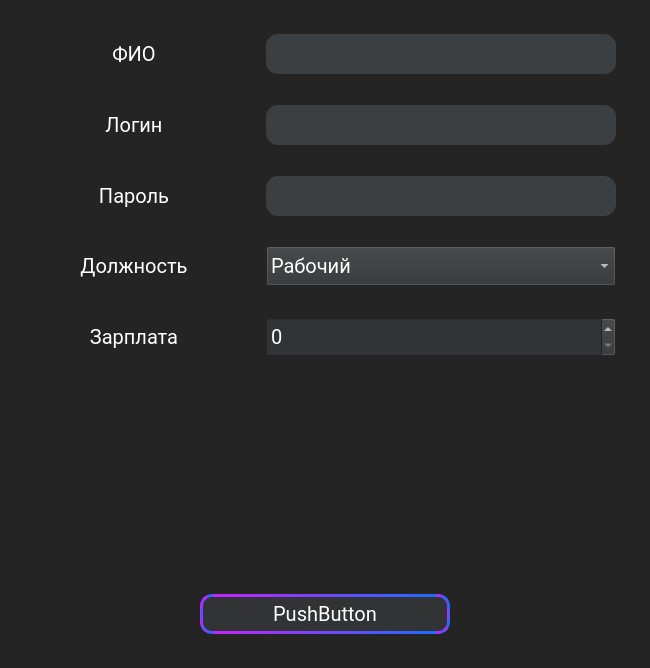
<?xml version="1.0" encoding="UTF-8"?>
<ui version="4.0">
 <class>lbl_startDate</class>
 <widget class="QMainWindow" name="lbl_startDate">
  <property name="geometry">
   <rect>
    <x>0</x>
    <y>0</y>
    <width>650</width>
    <height>668</height>
   </rect>
  </property>
  <property name="windowTitle">
   <string>MainWindow</string>
  </property>
  <widget class="QWidget" name="centralwidget">
   <property name="styleSheet">
    <string notr="true">QWidget{
	background-color: #242424;
	font-family: Roboto;
	color: white;
	font-size: 20px;
	font-weight: 100px;
}
</string>
   </property>
   <layout class="QVBoxLayout" name="verticalLayout">
    <item>
     <spacer name="verticalSpacer_2">
      <property name="orientation">
       <enum>Qt::Vertical</enum>
      </property>
      <property name="sizeHint" stdset="0">
       <size>
        <width>20</width>
        <height>40</height>
       </size>
      </property>
     </spacer>
    </item>
    <item>
     <layout class="QHBoxLayout" name="horizontalLayout">
      <item>
       <spacer name="horizontalSpacer">
        <property name="orientation">
         <enum>Qt::Horizontal</enum>
        </property>
        <property name="sizeHint" stdset="0">
         <size>
          <width>40</width>
          <height>20</height>
         </size>
        </property>
       </spacer>
      </item>
      <item>
       <widget class="QLabel" name="lbl_FullName">
        <property name="minimumSize">
         <size>
          <width>200</width>
          <height>35</height>
         </size>
        </property>
        <property name="text">
         <string>ФИО</string>
        </property>
        <property name="alignment">
         <set>Qt::AlignCenter</set>
        </property>
       </widget>
      </item>
      <item>
       <spacer name="horizontalSpacer_2">
        <property name="orientation">
         <enum>Qt::Horizontal</enum>
        </property>
        <property name="sizeHint" stdset="0">
         <size>
          <width>40</width>
          <height>20</height>
         </size>
        </property>
       </spacer>
      </item>
      <item>
       <widget class="QLineEdit" name="Full_name_edit">
        <property name="minimumSize">
         <size>
          <width>350</width>
          <height>40</height>
         </size>
        </property>
        <property name="styleSheet">
         <string notr="true">QLineEdit{
	background-color: #3C3F41;
	border-radius: 12%;
	color: white;
	font-size: 20px;
}</string>
        </property>
       </widget>
      </item>
      <item>
       <spacer name="horizontalSpacer_3">
        <property name="orientation">
         <enum>Qt::Horizontal</enum>
        </property>
        <property name="sizeHint" stdset="0">
         <size>
          <width>40</width>
          <height>20</height>
         </size>
        </property>
       </spacer>
      </item>
     </layout>
    </item>
    <item>
     <spacer name="verticalSpacer">
      <property name="orientation">
       <enum>Qt::Vertical</enum>
      </property>
      <property name="sizeHint" stdset="0">
       <size>
        <width>20</width>
        <height>40</height>
       </size>
      </property>
     </spacer>
    </item>
    <item>
     <layout class="QHBoxLayout" name="horizontalLayout_2">
      <item>
       <spacer name="horizontalSpacer_4">
        <property name="orientation">
         <enum>Qt::Horizontal</enum>
        </property>
        <property name="sizeHint" stdset="0">
         <size>
          <width>40</width>
          <height>20</height>
         </size>
        </property>
       </spacer>
      </item>
      <item>
       <widget class="QLabel" name="lbl_Login">
        <property name="minimumSize">
         <size>
          <width>200</width>
          <height>35</height>
         </size>
        </property>
        <property name="text">
         <string>Логин</string>
        </property>
        <property name="alignment">
         <set>Qt::AlignCenter</set>
        </property>
       </widget>
      </item>
      <item>
       <spacer name="horizontalSpacer_5">
        <property name="orientation">
         <enum>Qt::Horizontal</enum>
        </property>
        <property name="sizeHint" stdset="0">
         <size>
          <width>40</width>
          <height>20</height>
         </size>
        </property>
       </spacer>
      </item>
      <item>
       <widget class="QLineEdit" name="Login_edit">
        <property name="minimumSize">
         <size>
          <width>350</width>
          <height>40</height>
         </size>
        </property>
        <property name="styleSheet">
         <string notr="true">QLineEdit{
	background-color: #3C3F41;
	border-radius: 12%;
	color: white;
	font-size: 20px;
}</string>
        </property>
       </widget>
      </item>
      <item>
       <spacer name="horizontalSpacer_6">
        <property name="orientation">
         <enum>Qt::Horizontal</enum>
        </property>
        <property name="sizeHint" stdset="0">
         <size>
          <width>40</width>
          <height>20</height>
         </size>
        </property>
       </spacer>
      </item>
     </layout>
    </item>
    <item>
     <spacer name="verticalSpacer_3">
      <property name="orientation">
       <enum>Qt::Vertical</enum>
      </property>
      <property name="sizeHint" stdset="0">
       <size>
        <width>20</width>
        <height>40</height>
       </size>
      </property>
     </spacer>
    </item>
    <item>
     <layout class="QHBoxLayout" name="horizontalLayout_3">
      <item>
       <spacer name="horizontalSpacer_7">
        <property name="orientation">
         <enum>Qt::Horizontal</enum>
        </property>
        <property name="sizeHint" stdset="0">
         <size>
          <width>40</width>
          <height>20</height>
         </size>
        </property>
       </spacer>
      </item>
      <item>
       <widget class="QLabel" name="lbl_passwd">
        <property name="minimumSize">
         <size>
          <width>200</width>
          <height>35</height>
         </size>
        </property>
        <property name="text">
         <string>Пароль</string>
        </property>
        <property name="alignment">
         <set>Qt::AlignCenter</set>
        </property>
       </widget>
      </item>
      <item>
       <spacer name="horizontalSpacer_8">
        <property name="orientation">
         <enum>Qt::Horizontal</enum>
        </property>
        <property name="sizeHint" stdset="0">
         <size>
          <width>40</width>
          <height>20</height>
         </size>
        </property>
       </spacer>
      </item>
      <item>
       <widget class="QLineEdit" name="Passwd_edit">
        <property name="minimumSize">
         <size>
          <width>350</width>
          <height>40</height>
         </size>
        </property>
        <property name="styleSheet">
         <string notr="true">QLineEdit{
	background-color: #3C3F41;
	border-radius: 12%;
	color: white;
	font-size: 20px;
}</string>
        </property>
       </widget>
      </item>
      <item>
       <spacer name="horizontalSpacer_9">
        <property name="orientation">
         <enum>Qt::Horizontal</enum>
        </property>
        <property name="sizeHint" stdset="0">
         <size>
          <width>40</width>
          <height>20</height>
         </size>
        </property>
       </spacer>
      </item>
     </layout>
    </item>
    <item>
     <spacer name="verticalSpacer_4">
      <property name="orientation">
       <enum>Qt::Vertical</enum>
      </property>
      <property name="sizeHint" stdset="0">
       <size>
        <width>20</width>
        <height>40</height>
       </size>
      </property>
     </spacer>
    </item>
    <item>
     <layout class="QHBoxLayout" name="horizontalLayout_5">
      <item>
       <spacer name="horizontalSpacer_13">
        <property name="orientation">
         <enum>Qt::Horizontal</enum>
        </property>
        <property name="sizeHint" stdset="0">
         <size>
          <width>40</width>
          <height>20</height>
         </size>
        </property>
       </spacer>
      </item>
      <item>
       <widget class="QLabel" name="lbl_position">
        <property name="minimumSize">
         <size>
          <width>200</width>
          <height>35</height>
         </size>
        </property>
        <property name="text">
         <string>Должность</string>
        </property>
        <property name="alignment">
         <set>Qt::AlignCenter</set>
        </property>
       </widget>
      </item>
      <item>
       <spacer name="horizontalSpacer_14">
        <property name="orientation">
         <enum>Qt::Horizontal</enum>
        </property>
        <property name="sizeHint" stdset="0">
         <size>
          <width>40</width>
          <height>20</height>
         </size>
        </property>
       </spacer>
      </item>
      <item>
       <widget class="QComboBox" name="Position">
        <property name="minimumSize">
         <size>
          <width>350</width>
          <height>40</height>
         </size>
        </property>
        <property name="styleSheet">
         <string notr="true">QComboBox{
	background-color:  #313335;
}</string>
        </property>
        <item>
         <property name="text">
          <string>Рабочий</string>
         </property>
        </item>
        <item>
         <property name="text">
          <string>Ветеринар</string>
         </property>
        </item>
        <item>
         <property name="text">
          <string>Администратор</string>
         </property>
        </item>
        <item>
         <property name="text">
          <string>Заведующий хозяйством</string>
         </property>
        </item>
       </widget>
      </item>
      <item>
       <spacer name="horizontalSpacer_15">
        <property name="orientation">
         <enum>Qt::Horizontal</enum>
        </property>
        <property name="sizeHint" stdset="0">
         <size>
          <width>40</width>
          <height>20</height>
         </size>
        </property>
       </spacer>
      </item>
     </layout>
    </item>
    <item>
     <spacer name="verticalSpacer_6">
      <property name="orientation">
       <enum>Qt::Vertical</enum>
      </property>
      <property name="sizeHint" stdset="0">
       <size>
        <width>20</width>
        <height>40</height>
       </size>
      </property>
     </spacer>
    </item>
    <item>
     <layout class="QHBoxLayout" name="horizontalLayout_6">
      <item>
       <spacer name="horizontalSpacer_16">
        <property name="orientation">
         <enum>Qt::Horizontal</enum>
        </property>
        <property name="sizeHint" stdset="0">
         <size>
          <width>40</width>
          <height>20</height>
         </size>
        </property>
       </spacer>
      </item>
      <item>
       <widget class="QLabel" name="lbl_salary">
        <property name="minimumSize">
         <size>
          <width>200</width>
          <height>35</height>
         </size>
        </property>
        <property name="text">
         <string>Зарплата</string>
        </property>
        <property name="alignment">
         <set>Qt::AlignCenter</set>
        </property>
       </widget>
      </item>
      <item>
       <spacer name="horizontalSpacer_17">
        <property name="orientation">
         <enum>Qt::Horizontal</enum>
        </property>
        <property name="sizeHint" stdset="0">
         <size>
          <width>40</width>
          <height>20</height>
         </size>
        </property>
       </spacer>
      </item>
      <item>
       <widget class="QDoubleSpinBox" name="Salary">
        <property name="minimumSize">
         <size>
          <width>350</width>
          <height>40</height>
         </size>
        </property>
        <property name="styleSheet">
         <string notr="true">QDoubleSpinBox
{
	background-color:  #313335;
}</string>
        </property>
        <property name="decimals">
         <number>0</number>
        </property>
        <property name="maximum">
         <double>1000000.000000000000000</double>
        </property>
       </widget>
      </item>
      <item>
       <spacer name="horizontalSpacer_18">
        <property name="orientation">
         <enum>Qt::Horizontal</enum>
        </property>
        <property name="sizeHint" stdset="0">
         <size>
          <width>40</width>
          <height>20</height>
         </size>
        </property>
       </spacer>
      </item>
     </layout>
    </item>
    <item>
     <layout class="QHBoxLayout" name="horizontalLayout_8">
      <item>
       <spacer name="horizontalSpacer_22">
        <property name="orientation">
         <enum>Qt::Horizontal</enum>
        </property>
        <property name="sizeHint" stdset="0">
         <size>
          <width>40</width>
          <height>20</height>
         </size>
        </property>
       </spacer>
      </item>
      <item>
       <widget class="QLabel" name="image_worker">
        <property name="sizePolicy">
         <sizepolicy hsizetype="Fixed" vsizetype="Fixed">
          <horstretch>1</horstretch>
          <verstretch>1</verstretch>
         </sizepolicy>
        </property>
        <property name="minimumSize">
         <size>
          <width>200</width>
          <height>200</height>
         </size>
        </property>
        <property name="maximumSize">
         <size>
          <width>150</width>
          <height>150</height>
         </size>
        </property>
        <property name="text">
         <string/>
        </property>
        <property name="pixmap">
         <pixmap>icons/roles/fraud.png</pixmap>
        </property>
        <property name="scaledContents">
         <bool>true</bool>
        </property>
       </widget>
      </item>
      <item>
       <spacer name="horizontalSpacer_21">
        <property name="orientation">
         <enum>Qt::Horizontal</enum>
        </property>
        <property name="sizeHint" stdset="0">
         <size>
          <width>40</width>
          <height>20</height>
         </size>
        </property>
       </spacer>
      </item>
     </layout>
    </item>
    <item>
     <spacer name="verticalSpacer_7">
      <property name="orientation">
       <enum>Qt::Vertical</enum>
      </property>
      <property name="sizeHint" stdset="0">
       <size>
        <width>20</width>
        <height>40</height>
       </size>
      </property>
     </spacer>
    </item>
    <item>
     <layout class="QHBoxLayout" name="horizontalLayout_7">
      <item>
       <spacer name="horizontalSpacer_19">
        <property name="orientation">
         <enum>Qt::Horizontal</enum>
        </property>
        <property name="sizeHint" stdset="0">
         <size>
          <width>40</width>
          <height>20</height>
         </size>
        </property>
       </spacer>
      </item>
      <item>
       <widget class="QPushButton" name="btn_confirm">
        <property name="minimumSize">
         <size>
          <width>250</width>
          <height>40</height>
         </size>
        </property>
        <property name="styleSheet">
         <string notr="true">QPushButton{
	background-color: #313335;
	border: 3px qlineargradient(spread:pad, x1:0, y1:0, x2:1, y2:0, stop:0 #C622FF, stop:1 #1D6BFF);
	border-style: solid;
	border-radius: 12%;
}
QPushButton:hover{
background-color:  #5C6164;
}

QPushButton:pressed{
background-color:  #5C6164;
}

QPushButton:after{
background-color:  #5C6164;
}</string>
        </property>
        <property name="text">
         <string>PushButton</string>
        </property>
        <property name="shortcut">
         <string>Return</string>
        </property>
       </widget>
      </item>
      <item>
       <spacer name="horizontalSpacer_20">
        <property name="orientation">
         <enum>Qt::Horizontal</enum>
        </property>
        <property name="sizeHint" stdset="0">
         <size>
          <width>40</width>
          <height>20</height>
         </size>
        </property>
       </spacer>
      </item>
     </layout>
    </item>
    <item>
     <spacer name="verticalSpacer_8">
      <property name="orientation">
       <enum>Qt::Vertical</enum>
      </property>
      <property name="sizeHint" stdset="0">
       <size>
        <width>20</width>
        <height>40</height>
       </size>
      </property>
     </spacer>
    </item>
   </layout>
  </widget>
 </widget>
 <resources/>
 <connections/>
</ui>
